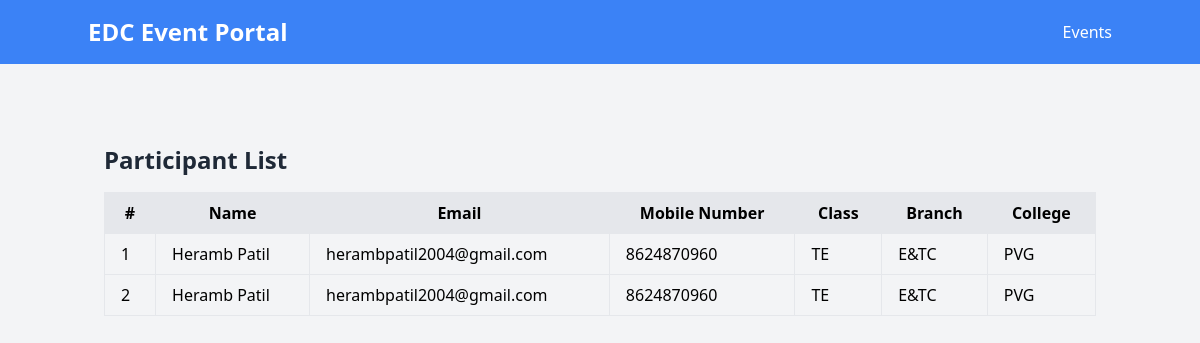
Page /participants_list/ (signed in) on the committed database.
### ticketingapp/models.py (models this page shows)
class Participant(models.Model):
    event = models.ForeignKey(Event, on_delete=models.CASCADE, related_name='event_participants')
    booking_date = models.DateTimeField(auto_now_add=True)
    name = models.CharField(max_length=100)
    email = models.EmailField()
    mobile_number = models.CharField(max_length=20)
    participant_class = models.CharField(max_length=50)
    branch = models.CharField(max_length=100)
    college = models.CharField(max_length=200)

### ticketingapp/views.py (the view)
# urls.py: path('participants_list/', views.participants_list, name='participants_list'),
@staff_member_required
def participants_list(request):
    participants = Participant.objects.all()
    return render(request, 'participants_list.html', {'participants': participants})

### templates/participants_list.html
{% extends "base.html" %}
{% block content %}
<div class="container mx-auto mt-8">
    <h1 class="text-2xl font-bold mb-4 text-gray-800">Participant List</h1>
    <div class="overflow-x-auto">
        <table class="min-w-full table-auto border-collapse">
            <thead>
                <tr class="bg-gray-200">
                    <th class="border px-4 py-2">#</th>
                    <th class="border px-4 py-2">Name</th>
                    <th class="border px-4 py-2">Email</th>
                    <th class="border px-4 py-2">Mobile Number</th>
                    <th class="border px-4 py-2">Class</th>
                    <th class="border px-4 py-2">Branch</th>
                    <th class="border px-4 py-2">College</th>
                </tr>
            </thead>
            <tbody>
                {% for participant in participants %}
                <tr class="border">
                    <td class="border px-4 py-2">{{ forloop.counter }}</td>
                    <td class="border px-4 py-2">{{ participant.name }}</td>
                    <td class="border px-4 py-2">{{ participant.email }}</td>
                    <td class="border px-4 py-2">{{ participant.mobile_number }}</td>
                    <td class="border px-4 py-2">{{ participant.participant_class }}</td>
                    <td class="border px-4 py-2">{{ participant.branch }}</td>
                    <td class="border px-4 py-2">{{ participant.college }}</td>
                </tr>
                {% endfor %}
            </tbody>
        </table>
    </div>
</div>
{% endblock %}

### rows in the picture
Participant: name "Heramb Patil", email "herambpatil2004@gmail.com", mobile_number "8624870960", participant_class "TE", branch "E&TC", college "PVG"
Participant: name "Heramb Patil", email "herambpatil2004@gmail.com", mobile_number "8624870960", participant_class "TE", branch "E&TC", college "PVG"
